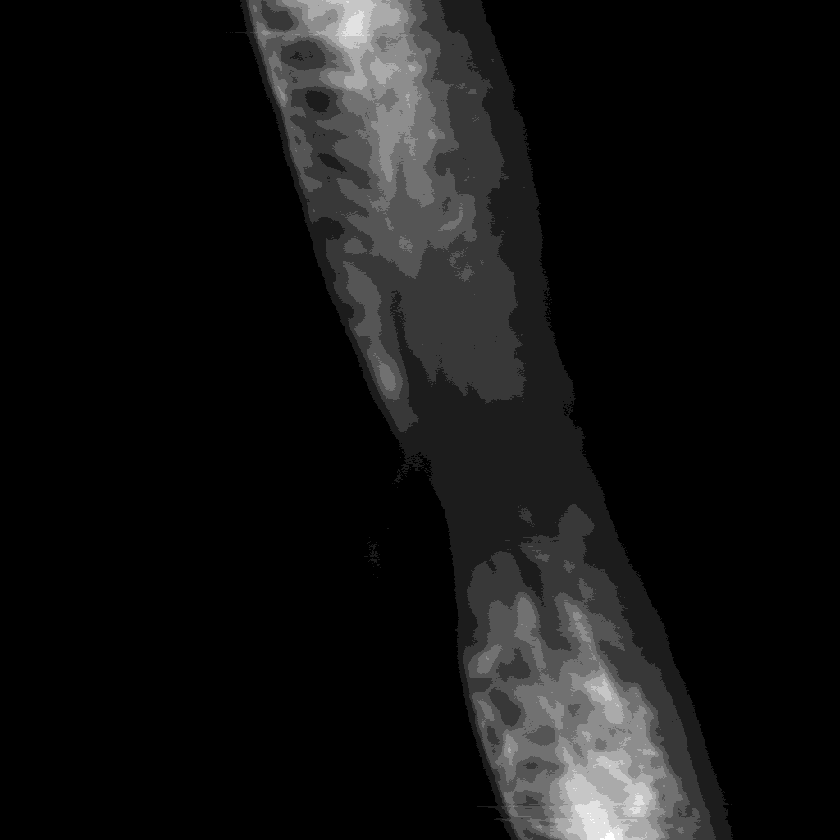
#> input picture scipy-2014/images/zebrafish-spinal-cord.png, 840 x 840 px, shrunk from 1024 x 1024 before the run
$ jupyter execute --allow-errors adv1-lesion-quantification.ipynb   (shell and % lines are left out)
#> lines starting #> are read from the running program, lines starting #| are printed output that depends on the picture
# Quantifying spinal cord regeneration in zebrafish

We want to quantify the amount of fluorescent cells in a wounded zebrafish embryo spinal column:

The key steps are:

- estimating the position and width of the cord
- estimating the average fluorescence along the length of the cord

[cell 1]
from matplotlib import pyplot as plt, cm
from skimage import io
image = io.imread('images/zebrafish-spinal-cord.png')
#> image is the input picture: shape (840, 840) uint16; min 160, max 2481, mean 326.4

# SciPy to estimate coordinates

First, we get just the top and bottom rows of pixels, and use a 1D gaussian filter to smooth the signal.

[cell 2]
from scipy import ndimage as nd
top, bottom = image[[0, -1], :]
#> top = 840 values, max 2047 at index 347, min 161 at index 588, mean 461.7; bottom = 840 values, max 2481 at index 609, min 161 at index 381, mean 455.6

fig, (ax0, ax1) = plt.subplots(nrows=1, ncols=2, figsize=(8, 3))

top_smooth = nd.gaussian_filter1d(top, sigma=20)
#> top_smooth = 840 values, max 1847 at index 344, min 164 at index 41, mean 461.1
ax0.plot(top, color='blue', lw=2)
ax0.plot(top_smooth, color='orange', lw=2)
ax0.set_title('top')

bottom_smooth = nd.gaussian_filter1d(bottom, sigma=20)
#> bottom_smooth = 840 values, max 2114 at index 607, min 164 at index 37, mean 455
ax1.plot(bottom, color='blue', lw=2)
ax1.plot(bottom_smooth, color='orange', lw=2)
ax1.set_title('bottom')
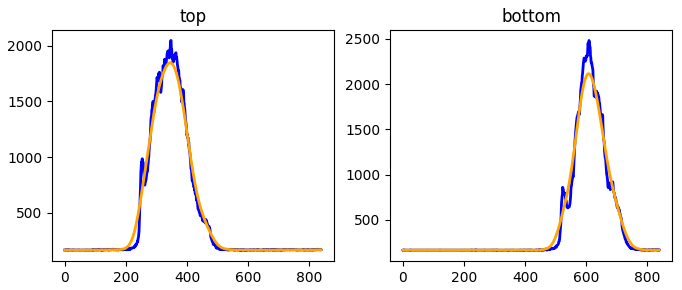
#> figure drawn by matplotlib, 2 panels; panel 1: curve peaks at x = 347, y = 2047; panel 1: curve peaks at x = 344, y = 1847; panel 2: curve peaks at x = 609, y = 2481; panel 2: curve peaks at x = 607, y = 2114

With smooth curves, we can get the mode (the position of the center) and width of the signal.

[cell 3]
top_mode = top_smooth.argmax()
#> top_mode = 344
top_max = top_smooth[top_mode]
#> top_max = 1847
top_width = (top_smooth > float(top_max) / 2).sum()
#> top_width = 151

bottom_mode = bottom_smooth.argmax()
#> bottom_mode = 607
bottom_max = bottom_smooth[bottom_mode]
#> bottom_max = 2114
bottom_width = (bottom_smooth > float(bottom_max) / 2).sum()
#> bottom_width = 122

width = max(bottom_width, top_width)
#> width = 151

print(top_mode, top_width, bottom_mode, bottom_width)
#| 344 151 607 122
